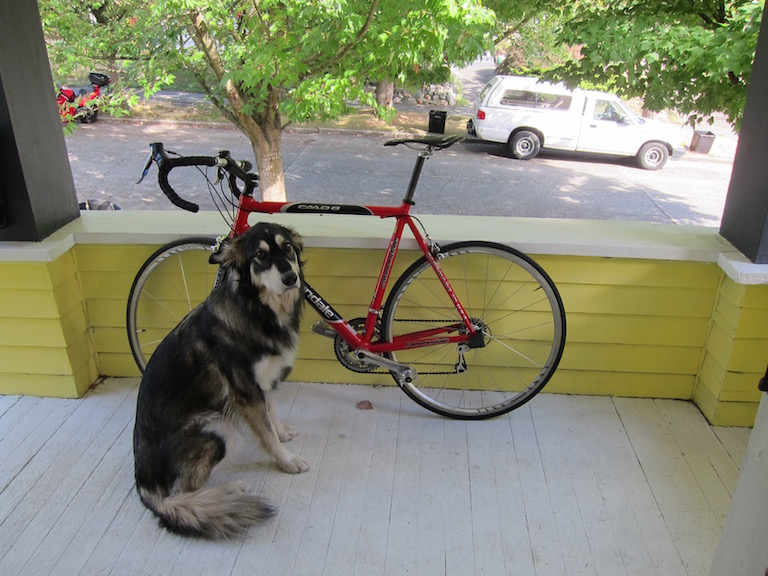
#> input picture main/sample_dog.jpg, 768 x 576 px
$ python opencv_test.py
#> lines starting #> are read from the running program, lines starting #| are printed output that depends on the picture
import cv2
import numpy as np
from matplotlib import pyplot as plt
import os

# Load an color image in grayscale
frame = cv2.imread('sample_dog.jpg')
#> frame is the input picture: shape (576, 768, 3); mean B, G, R 114.1, 135.7, 134.4
w, h, _ = frame.shape
#> w = 576; h = 768
frame = cv2.cvtColor(frame,cv2.COLOR_BGR2BGRA)
#> frame: shape (576, 768, 4)

inp_path = 'scan'
all_inps = os.listdir(inp_path)

for img in all_inps:
    scan = cv2.imread(inp_path+'/'+img, cv2.IMREAD_UNCHANGED)
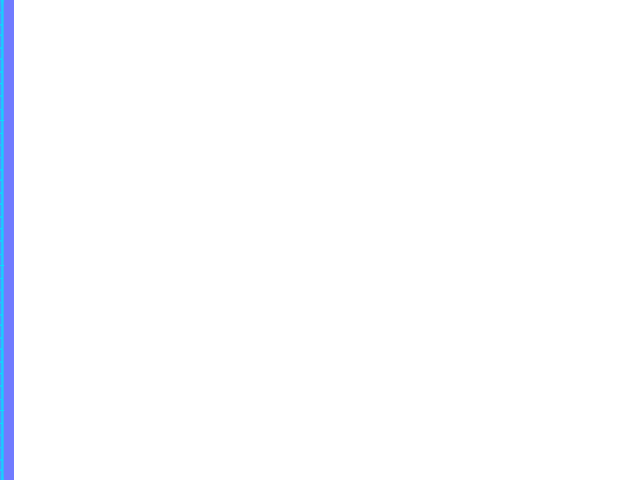
#> input picture main/scan/scan_1.png, 640 x 480 px
#> scan is the input picture: shape (480, 640, 4); mean B, G, R, A 255, 252.5, 251.5, 1.4
    for i in range(scan.shape[0]):
        for j in range(scan.shape[1]):
            scan[i,j,0] = scan[i,j,0] * (scan[i,j,3] / 255)
            scan[i,j,1] = scan[i,j,1] * (scan[i,j,3] / 255)
            scan[i,j,2] = scan[i,j,2] * (scan[i,j,3] / 255)
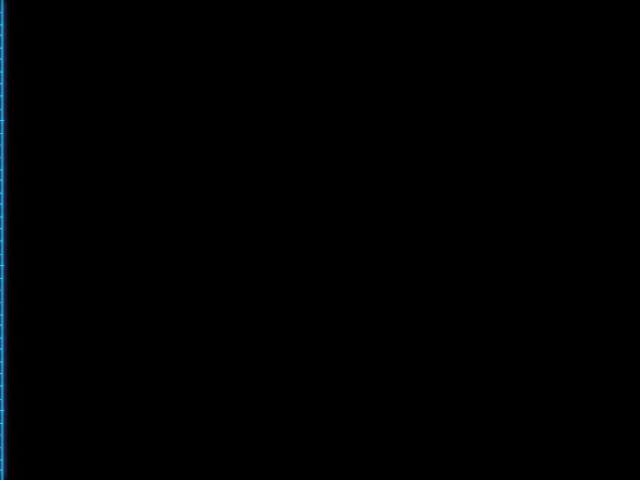
#> scan: shape (480, 640, 4); mean B, G, R, A 1.4, 0.9, 0.3, 1.4
            # if scan[i,j,3] == 0:
            #     scan[i,j] = [0,0,0,0]
    cv2.imwrite('scan2/'+img, scan)
    print('saved scan2/',img)
#> pass 2 of the loop `for img in all_inps:`:
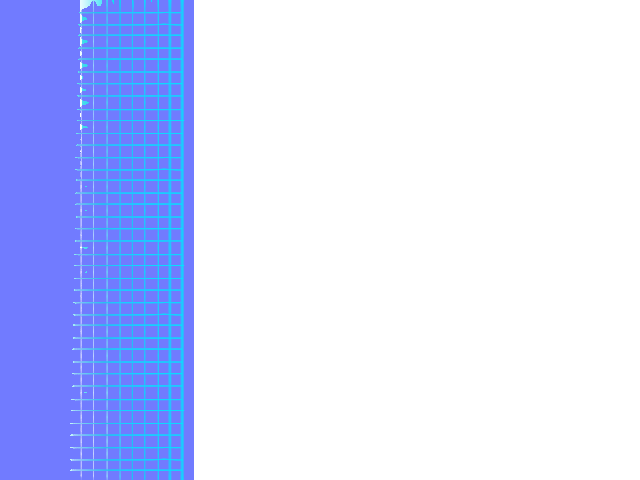
#> input picture main/scan/scan_10.png, 640 x 480 px
#> scan is the input picture: shape (480, 640, 4); mean B, G, R, A 254.9, 218.3, 209.5, 8.2
#> after the loop `for i in range(scan.shape[0]):`:
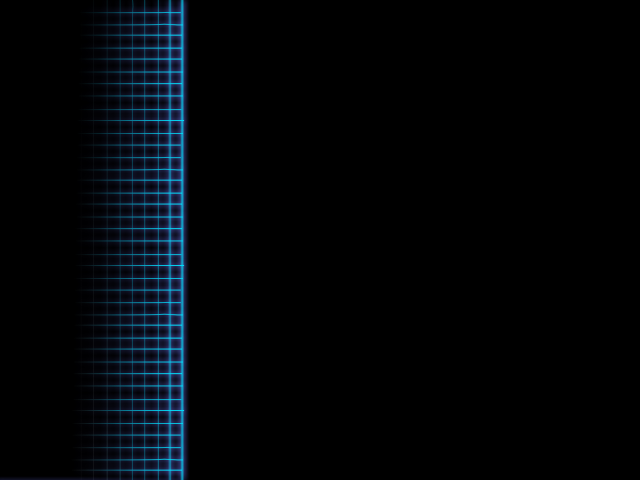
#> scan: shape (480, 640, 4); mean B, G, R, A 8.2, 5.1, 2.3, 8.2
#> pass 3 of the loop `for img in all_inps:`:
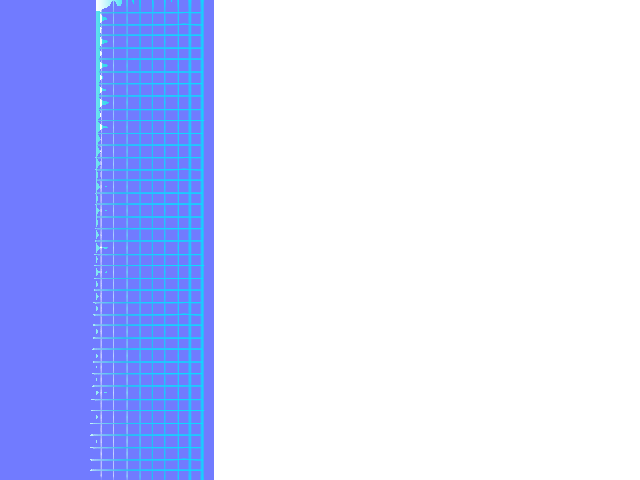
#> input picture main/scan/scan_11.png, 640 x 480 px
#> scan is the input picture: shape (480, 640, 4); mean B, G, R, A 254.8, 214.4, 205, 8.2
#> after the loop `for i in range(scan.shape[0]):`:
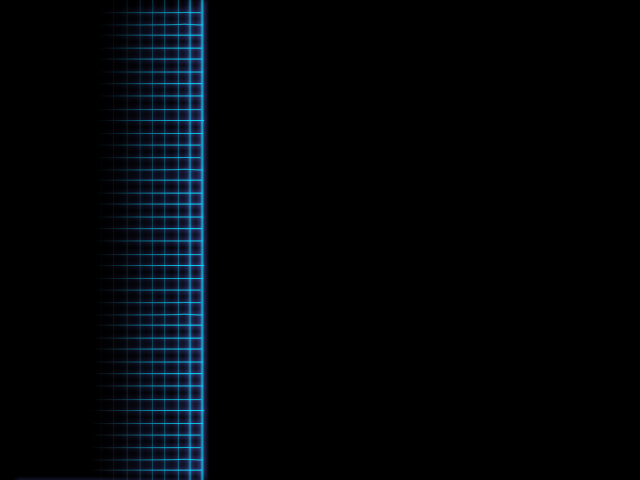
#> scan: shape (480, 640, 4); mean B, G, R, A 8.2, 5.1, 2.3, 8.2

if scan is not None:
    cv2.imshow(' ', scan)
    key = cv2.waitKey(0)
#> (key Esc is pressed here)
    cv2.destroyAllWindows()
    print('key:', key)
else:
    print('img is None')
